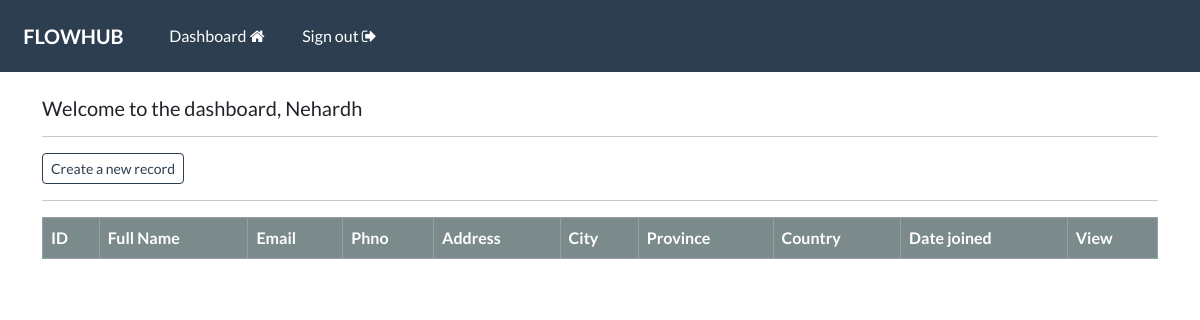
The app's page /dashboard (signed in), older data.
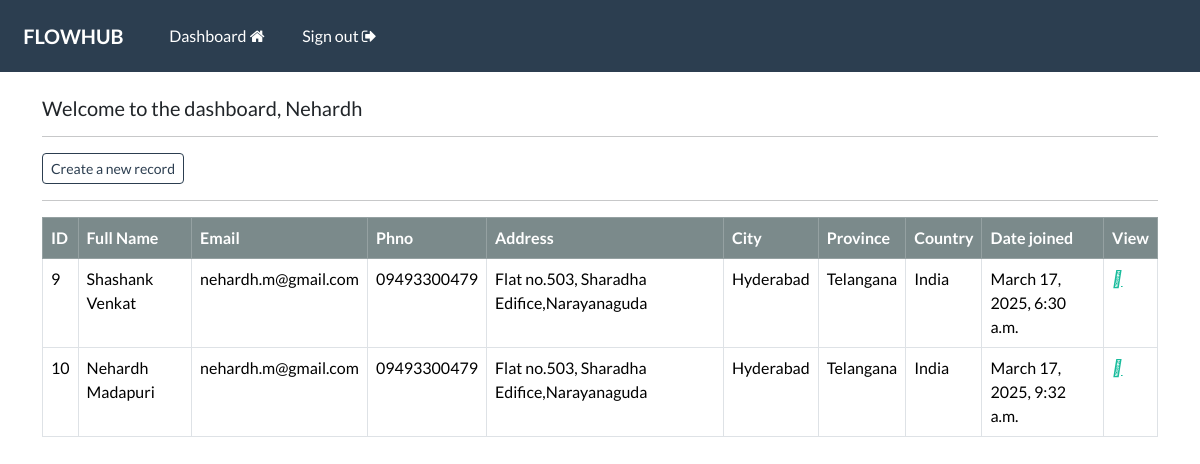
The same page, newer data.
### webapp/models.py (models this page shows, shortened)
class Record(models.Model):
    creation_date = models.DateTimeField(auto_now_add = True)
    first_name = models.CharField(max_length = 100)
    last_name = models.CharField(max_length = 100)
    email = models.CharField(max_length = 200)
    phone = models.CharField(max_length = 20)
    address = models.CharField(max_length = 300)
    city = models.CharField(max_length = 100)
    province = models.CharField(max_length = 200)
    country = models.CharField(max_length = 100)

### webapp/views.py (the view)
# urls.py: path('dashboard' , views.dashboard, name = "dashboard"),
@login_required(login_url = 'my-login')
def dashboard(request):
   my_records = Record.objects.all()
   context = {'records': my_records}
   return render(request, 'webapp/dashboard.html', context=context)

### webapp/templates/webapp/dashboard.html
{% extends "webapp/base.html" %}
{% block content %}
    <h5> Welcome to the dashboard, {{user}}</h5>
    <hr>
    <a href="{% url 'create-record'%}" class="btn btn-outline-primary btn-sm">
        Create a new record
    </a>
    <hr>
    <table class="table table-hover table-bordered">
        <thead class="table-dark">
            <tr>
                <th scope="col"> ID </th>
                <th scope="col"> Full Name </th>
                <th scope="col"> Email </th>
                <th scope="col"> Phno </th>
                <th scope="col"> Address </th>
                <th scope="col"> City </th>
                <th scope="col"> Province </th>
                <th scope="col"> Country </th>
                <th scope="col"> Date joined </th>
                <th scope="col"> View </th>
            </tr>
        </thead>
        <tbody>
            {% if records %}
                {% for record in records %}
                    <tr>
                        <td> {{record.id}} </td>
                        <td> {{record.first_name}} {{record.last_name}} </td>
                        <td> {{record.email}} </td>
                        <td> {{record.phone}} </td>
                        <td> {{record.address}} </td>
                        <td> {{record.city}} </td>
                        <td> {{record.province}} </td>
                        <td> {{record.country}} </td>
                        <td> {{record.creation_date}} </td>
                        <td> <a href="{% url 'record' record.id %}"><i class="fa-solid fa-eye"></i></a> </td>
                    </tr>
                {% endfor %}
            {% endif %}
        </tbody>
    </table>
{% endblock %}

### webapp/templates/webapp/base.html (shortened to what this page needs)
{% load static %}
<!DOCTYPE html>
<html lang="en">
<head>
    <link rel="stylesheet" href="https://bootswatch.com/5/flatly/bootstrap.min.css" type="text/css">
    <link rel="stylesheet" href="https://cdnjs.cloudflare.com/ajax/libs/font-awesome/4.7.0/css/font-awesome.min.css">
    <link rel="stylesheet" href="{% static 'css/style.css' %}" type="text/css">
</head>
<body>
    {% include 'webapp/navbar.html'%}
    <div class="container">
        <br>
        {% block content%}{% endblock %}
    </div>
</body>
</html>

### webapp/templates/webapp/navbar.html (shortened to what this page needs)
<nav class="navbar navbar-expand-lg navbar-dark bg-primary justify-content-center">
    <a class="navbar-brand main-heading" href="{% url '' %}">
      &nbsp; &nbsp; &nbsp; <b>FLOWHUB</b>
    </a>
      <div class="collapse navbar-collapse text-center" id="navbarNavDropdown">
        <ul class="navbar-nav mr-auto">
          {% if user.is_authenticated %}
            <li class="nav-item">
              <a class="nav-link" href="{% url 'dashboard' %}">&nbsp; Dashboard <i class="fa fa-home" aria-hidden="true"></i> </a>
            </li>
            <li class="nav-item">
              <a class="nav-link" href="{% url 'user-logout' %}">&nbsp; Sign out <i class="fa fa-sign-out" aria-hidden="true"></i> </a>
            </li>
        </ul>
        {% endif %}
      </div>
  </nav>

Row changes from the older to the newer data that the page shows:
added Record: id "9", first_name "Shashank", last_name "Venkat", email "nehardh.m@gmail.com", phone "09493300479", address "Flat no.503, Sharadha Edifice,Narayanaguda", city "Hyderabad", province "Telangana", country "India", creation_date "March 17, 2025, 6:30 a.m."
added Record: id "10", first_name "Nehardh", last_name "Madapuri", email "nehardh.m@gmail.com", phone "09493300479", address "Flat no.503, Sharadha Edifice,Narayanaguda", city "Hyderabad", province "Telangana", country "India", creation_date "March 17, 2025, 9:32 a.m."
